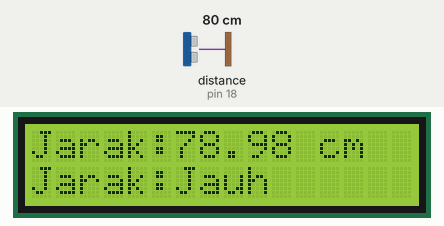
The sketch below on a simulated Arduino Uno, built with avr-gcc and run on an emulated ATmega328P. On the bench: 16×2 character LCD. Wiring (inferred from the names in the program): ultrasonic range finder: trigger pin 5; echo pin 18. Inputs (shaded band) come from the test bench; at power-on: distance to the obstacle (sensor on pin 18) 80 cm. The echo pulse lasts 58.3 µs per cm; what the sketch prints to the serial monitor is not drawn.

Above: at 1.2 s.
1.3 s: distance to the obstacle (sensor on pin 18) set to 56 cm
At 2.5 s:
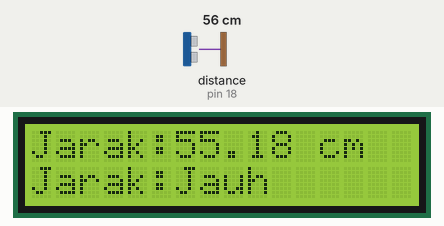
7.4 s: distance to the obstacle (sensor on pin 18) set to 46 cm
At 9.5 s:
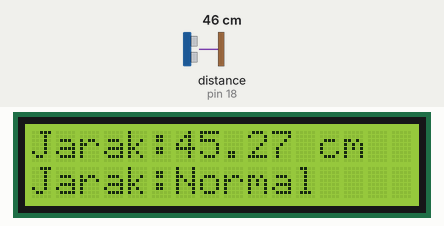
13.5 s: distance to the obstacle (sensor on pin 18) set to 34 cm
At 15.3 s:
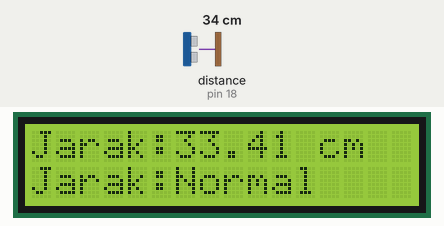
18.0 s: distance to the obstacle (sensor on pin 18) set to 27 cm
At 19.5 s:
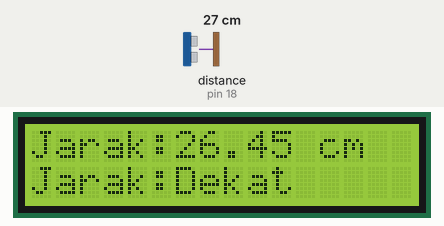
Timing chart, 0 to 21.0 s (numbered marks = the images above; inputs shaded):
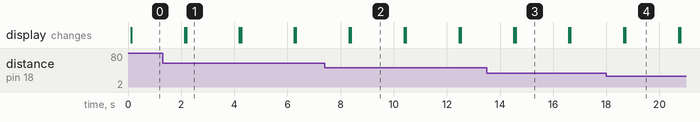

Measured:
- the behaviour switches between 51 and 50 cm on distance to the obstacle (sensor on pin 18) (found by bisection; images 1 and 2)
- the behaviour switches between 31 and 30 cm on distance to the obstacle (sensor on pin 18) (found by bisection; images 3 and 4)
- after the input at 1.3 s, the display: first differs from a run without the input after 0.89 s (image 1)
- after the input at 7.4 s, the display: first differs from a run without the input after 0.99 s (image 2)
- after the input at 13.5 s, the display: first differs from a run without the input after 1.1 s (image 3)
- after the input at 18.0 s, the display: first differs from a run without the input after 0.72 s (image 4)
- what the display in image 1 shows lasts 2.0 s, from 2.2 s to 4.2 s

The sketch:

pengukur_jarak.ino
```cpp
#include<LiquidCrystal_I2C.h>//library LCD I2C
#include<Wire.h>

LiquidCrystal_I2C lcd(0x27, 16, 2);//(alamat lcd 0x27/0x3F, kolom, baris)

const int trigPin = 5;
const int echoPin = 18;

//mendefinisikan kecepatan suara cm/inci
#define SOUND_SPEED 0.034
#define CM_TO_INCH 0.393701

long duration;
float distanceCm;
float distanceInch;

void setup() {
  Serial.begin(115200); // Starts the serial communication
  // initialize LCD
  lcd.init();
  // turn on LCD backlight
  lcd.backlight();

  pinMode(trigPin, OUTPUT); // Set trigPin sebagai Output
  pinMode(echoPin, INPUT); // Set echoPin sebagai Input
}

void loop() {
  // Clears the trigPin
  digitalWrite(trigPin, LOW);
  delayMicroseconds(2);
  // Sets the trigPin on HIGH state for 10 micro seconds
  digitalWrite(trigPin, HIGH);
  delayMicroseconds(10);
  digitalWrite(trigPin, LOW);

  // Reads the echoPin, returns the sound wave travel time in microseconds
  duration = pulseIn(echoPin, HIGH);

  // Perhitungan jarak
  distanceCm = duration * SOUND_SPEED / 2;

  // konversi ke inci
  distanceInch = distanceCm * CM_TO_INCH;

  // Prints jarak pada Serial Monitor
  Serial.print("Distance (cm): ");
  Serial.println(distanceCm);
  Serial.print("Distance (inch): ");
  Serial.println(distanceInch);

  // Prints jarak pada LCD
  // set kursor di kolom ke 0 baris ke 0
  lcd.setCursor(0, 0);
  lcd.print("Jarak:");
  lcd.print(distanceCm);
  lcd.print(" cm");
  // set kursor di kolom ke 0 baris ke 1
  lcd.setCursor(0, 1);
  lcd.print("Jarak:");
  lcd.print(distanceInch);
  lcd.print(" inch");
  if (distanceCm<30){
    lcd.clear();
    lcd.setCursor(0, 0);
    lcd.print("Jarak:");
    lcd.print(distanceCm);
    lcd.print(" cm");

    lcd.setCursor(0, 1);
    lcd.print("Jarak:Dekat");
  }else if (distanceCm<50){
    lcd.clear();
    lcd.setCursor(0, 0);
    lcd.print("Jarak:");
    lcd.print(distanceCm);
    lcd.print(" cm");

    lcd.setCursor(0, 1);
    lcd.print("Jarak:Normal");
  }else {
    lcd.clear();
    lcd.setCursor(0, 0);
    lcd.print("Jarak:");
    lcd.print(distanceCm);
    lcd.print(" cm");

    lcd.setCursor(0, 1);
    lcd.print("Jarak:Jauh");
  }

  delay(2000);
  lcd.clear();
}
```
